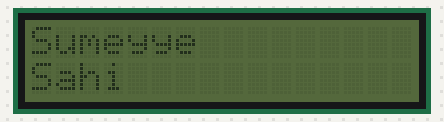
This sketch was run on a simulated Arduino Uno, built with avr-gcc and run on an emulated ATmega328P. Shown: 16×2 character LCD.

Above: at 0.1 s.

The sketch:

Hello_World.ino
```cpp
// (licence header left out)
#include <LCD_I2C.h>

LCD_I2C lcd(0x27, 16, 2); // Default address of most PCF8574 modules, change according

void setup()
{
    lcd.begin(); // If you are using more I2C devices using the Wire library use lcd.begin(false)

}

void loop()
{
    // You can make spaces using well... spaces
    lcd.setCursor(0, 0); // Or setting the cursor in the desired position.
    lcd.print("Sumeyye ");
    lcd.setCursor(0, 1); // Or setting the cursor in the desired position.
    lcd.print("Sahi");
    delay(500);


    lcd.clear();

}
```
